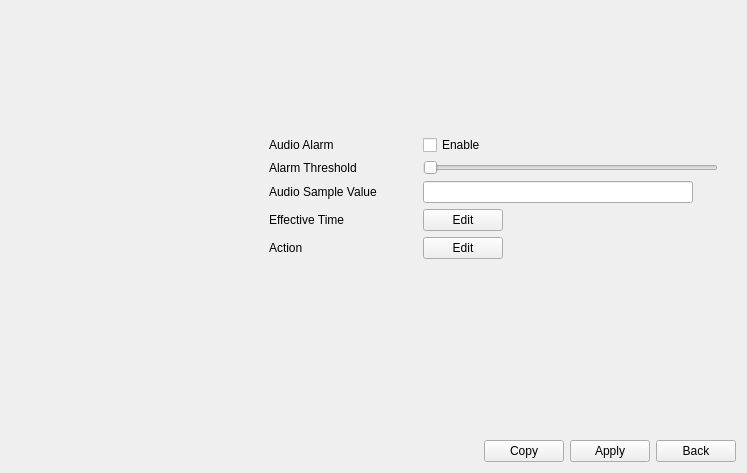
<?xml version="1.0" encoding="UTF-8"?>
<ui version="4.0">
 <class>PageAudioAlarm</class>
 <widget class="QWidget" name="PageAudioAlarm">
  <property name="geometry">
   <rect>
    <x>0</x>
    <y>0</y>
    <width>747</width>
    <height>473</height>
   </rect>
  </property>
  <property name="windowTitle">
   <string>Form</string>
  </property>
  <layout class="QVBoxLayout" name="verticalLayout">
   <item>
    <widget class="QWidget" name="widget_5" native="true">
     <property name="minimumSize">
      <size>
       <width>0</width>
       <height>100</height>
      </size>
     </property>
     <layout class="QHBoxLayout" name="horizontalLayout_14">
      <property name="spacing">
       <number>20</number>
      </property>
      <item>
       <widget class="CommonVideo" name="video" native="true">
        <property name="sizePolicy">
         <sizepolicy hsizetype="Preferred" vsizetype="Preferred">
          <horstretch>1</horstretch>
          <verstretch>0</verstretch>
         </sizepolicy>
        </property>
       </widget>
      </item>
      <item>
       <widget class="ButtonGroup" name="channelGroup" native="true">
        <property name="sizePolicy">
         <sizepolicy hsizetype="Preferred" vsizetype="Preferred">
          <horstretch>2</horstretch>
          <verstretch>0</verstretch>
         </sizepolicy>
        </property>
       </widget>
      </item>
     </layout>
    </widget>
   </item>
   <item>
    <widget class="QWidget" name="widgetContainer" native="true">
     <property name="minimumSize">
      <size>
       <width>0</width>
       <height>100</height>
      </size>
     </property>
     <layout class="QHBoxLayout" name="horizontalLayout_15">
      <property name="spacing">
       <number>20</number>
      </property>
      <item>
       <widget class="QWidget" name="widget" native="true">
        <property name="sizePolicy">
         <sizepolicy hsizetype="Preferred" vsizetype="Preferred">
          <horstretch>1</horstretch>
          <verstretch>0</verstretch>
         </sizepolicy>
        </property>
       </widget>
      </item>
      <item>
       <widget class="QWidget" name="widget_2" native="true">
        <property name="sizePolicy">
         <sizepolicy hsizetype="Preferred" vsizetype="Preferred">
          <horstretch>2</horstretch>
          <verstretch>0</verstretch>
         </sizepolicy>
        </property>
        <layout class="QGridLayout" name="gridLayout_3">
         <property name="leftMargin">
          <number>0</number>
         </property>
         <item row="5" column="0">
          <widget class="QLabel" name="labelAction">
           <property name="text">
            <string>Action</string>
           </property>
          </widget>
         </item>
         <item row="2" column="0">
          <widget class="QLabel" name="labelAlarmThreshold">
           <property name="text">
            <string>Alarm Threshold</string>
           </property>
          </widget>
         </item>
         <item row="4" column="0">
          <widget class="QLabel" name="labelEffectiveTime">
           <property name="text">
            <string>Effective Time</string>
           </property>
          </widget>
         </item>
         <item row="4" column="1">
          <widget class="QWidget" name="widget_4" native="true">
           <layout class="QHBoxLayout" name="horizontalLayout_17">
            <property name="leftMargin">
             <number>0</number>
            </property>
            <property name="topMargin">
             <number>0</number>
            </property>
            <property name="rightMargin">
             <number>0</number>
            </property>
            <property name="bottomMargin">
             <number>0</number>
            </property>
            <item>
             <widget class="MyPushButton" name="pushButtonEffectiveTime">
              <property name="text">
               <string>Edit</string>
              </property>
             </widget>
            </item>
            <item>
             <spacer name="horizontalSpacer_3">
              <property name="orientation">
               <enum>Qt::Horizontal</enum>
              </property>
              <property name="sizeHint" stdset="0">
               <size>
                <width>40</width>
                <height>20</height>
               </size>
              </property>
             </spacer>
            </item>
           </layout>
          </widget>
         </item>
         <item row="5" column="1">
          <widget class="QWidget" name="widget_6" native="true">
           <layout class="QHBoxLayout" name="horizontalLayout_18">
            <property name="leftMargin">
             <number>0</number>
            </property>
            <property name="topMargin">
             <number>0</number>
            </property>
            <property name="rightMargin">
             <number>0</number>
            </property>
            <property name="bottomMargin">
             <number>0</number>
            </property>
            <item>
             <widget class="MyPushButton" name="pushButtonAction">
              <property name="text">
               <string>Edit</string>
              </property>
             </widget>
            </item>
            <item>
             <spacer name="horizontalSpacer_4">
              <property name="orientation">
               <enum>Qt::Horizontal</enum>
              </property>
              <property name="sizeHint" stdset="0">
               <size>
                <width>40</width>
                <height>20</height>
               </size>
              </property>
             </spacer>
            </item>
           </layout>
          </widget>
         </item>
         <item row="3" column="0">
          <widget class="QLabel" name="labelAudioSampleValue">
           <property name="text">
            <string>Audio Sample Value</string>
           </property>
          </widget>
         </item>
         <item row="0" column="0">
          <widget class="QLabel" name="labelAudioAlarm">
           <property name="sizePolicy">
            <sizepolicy hsizetype="Preferred" vsizetype="Preferred">
             <horstretch>1</horstretch>
             <verstretch>0</verstretch>
            </sizepolicy>
           </property>
           <property name="text">
            <string>Audio Alarm</string>
           </property>
          </widget>
         </item>
         <item row="0" column="1">
          <widget class="QCheckBox" name="checkBoxEnable">
           <property name="sizePolicy">
            <sizepolicy hsizetype="Minimum" vsizetype="Fixed">
             <horstretch>2</horstretch>
             <verstretch>0</verstretch>
            </sizepolicy>
           </property>
           <property name="text">
            <string>Enable</string>
           </property>
          </widget>
         </item>
         <item row="3" column="1">
          <widget class="QWidget" name="widget_3" native="true">
           <layout class="QHBoxLayout" name="horizontalLayout_16">
            <property name="leftMargin">
             <number>0</number>
            </property>
            <property name="topMargin">
             <number>0</number>
            </property>
            <property name="rightMargin">
             <number>0</number>
            </property>
            <property name="bottomMargin">
             <number>0</number>
            </property>
            <item>
             <widget class="MyLineEdit" name="lineEditAudioSampleValue"/>
            </item>
            <item>
             <widget class="QToolButton" name="toolButtonReset">
              <property name="styleSheet">
               <string notr="true">QToolButton
{
border: 0px;
}</string>
              </property>
              <property name="text">
               <string/>
              </property>
              <property name="icon">
               <iconset>
                <normalon>:/common/common/reset.png</normalon>
               </iconset>
              </property>
              <property name="checkable">
               <bool>true</bool>
              </property>
             </widget>
            </item>
           </layout>
          </widget>
         </item>
         <item row="2" column="1">
          <widget class="BaseSlider" name="sliderAlarmThreshold">
           <property name="sizePolicy">
            <sizepolicy hsizetype="Expanding" vsizetype="Ignored">
             <horstretch>0</horstretch>
             <verstretch>0</verstretch>
            </sizepolicy>
           </property>
           <property name="maximum">
            <number>100</number>
           </property>
           <property name="singleStep">
            <number>1</number>
           </property>
           <property name="pageStep">
            <number>10</number>
           </property>
           <property name="orientation">
            <enum>Qt::Horizontal</enum>
           </property>
          </widget>
         </item>
        </layout>
       </widget>
      </item>
     </layout>
    </widget>
   </item>
   <item>
    <spacer name="verticalSpacer">
     <property name="orientation">
      <enum>Qt::Vertical</enum>
     </property>
     <property name="sizeHint" stdset="0">
      <size>
       <width>20</width>
       <height>132</height>
      </size>
     </property>
    </spacer>
   </item>
   <item>
    <layout class="QHBoxLayout" name="horizontalLayout">
     <item>
      <widget class="WidgetMessage" name="widgetMessage" native="true"/>
     </item>
     <item>
      <spacer name="horizontalSpacer">
       <property name="orientation">
        <enum>Qt::Horizontal</enum>
       </property>
       <property name="sizeHint" stdset="0">
        <size>
         <width>40</width>
         <height>20</height>
        </size>
       </property>
      </spacer>
     </item>
     <item>
      <widget class="MyPushButton" name="pushButtonCopy">
       <property name="text">
        <string>Copy</string>
       </property>
      </widget>
     </item>
     <item>
      <widget class="MyPushButton" name="pushButtonApply">
       <property name="text">
        <string>Apply</string>
       </property>
      </widget>
     </item>
     <item>
      <widget class="MyPushButton" name="pushButtonBack">
       <property name="text">
        <string>Back</string>
       </property>
      </widget>
     </item>
    </layout>
   </item>
  </layout>
 </widget>
 <customwidgets>
  <customwidget>
   <class>MyPushButton</class>
   <extends>QPushButton</extends>
   <header>mypushbutton.h</header>
  </customwidget>
  <customwidget>
   <class>BaseSlider</class>
   <extends>QSlider</extends>
   <header>baseslider.h</header>
   <container>1</container>
  </customwidget>
  <customwidget>
   <class>WidgetMessage</class>
   <extends>QWidget</extends>
   <header>widgetmessage.h</header>
   <container>1</container>
  </customwidget>
  <customwidget>
   <class>CommonVideo</class>
   <extends>QWidget</extends>
   <header>commonvideo.h</header>
   <container>1</container>
  </customwidget>
  <customwidget>
   <class>ButtonGroup</class>
   <extends>QWidget</extends>
   <header>buttongroup.h</header>
   <container>1</container>
  </customwidget>
  <customwidget>
   <class>MyLineEdit</class>
   <extends>QLineEdit</extends>
   <header>mylineedit.h</header>
  </customwidget>
 </customwidgets>
 <resources/>
 <connections/>
</ui>
